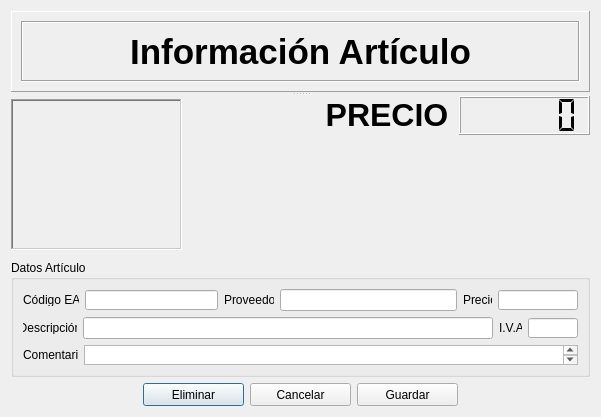
<?xml version="1.0" encoding="UTF-8"?>
<ui version="4.0">
 <class>DialogModificarArticuloProveedor</class>
 <widget class="QDialog" name="DialogModificarArticuloProveedor">
  <property name="geometry">
   <rect>
    <x>0</x>
    <y>0</y>
    <width>601</width>
    <height>417</height>
   </rect>
  </property>
  <property name="sizePolicy">
   <sizepolicy hsizetype="Fixed" vsizetype="Fixed">
    <horstretch>0</horstretch>
    <verstretch>0</verstretch>
   </sizepolicy>
  </property>
  <property name="minimumSize">
   <size>
    <width>601</width>
    <height>417</height>
   </size>
  </property>
  <property name="maximumSize">
   <size>
    <width>601</width>
    <height>417</height>
   </size>
  </property>
  <property name="windowTitle">
   <string>Dialog</string>
  </property>
  <layout class="QGridLayout" name="gridLayout_2">
   <item row="0" column="0">
    <layout class="QVBoxLayout" name="verticalLayout_7">
     <item>
      <layout class="QVBoxLayout" name="verticalLayout_5">
       <item>
        <widget class="QSplitter" name="splitter">
         <property name="orientation">
          <enum>Qt::Vertical</enum>
         </property>
         <widget class="QFrame" name="frame_4">
          <property name="minimumSize">
           <size>
            <width>0</width>
            <height>81</height>
           </size>
          </property>
          <property name="maximumSize">
           <size>
            <width>16777215</width>
            <height>81</height>
           </size>
          </property>
          <property name="frameShape">
           <enum>QFrame::Panel</enum>
          </property>
          <property name="frameShadow">
           <enum>QFrame::Raised</enum>
          </property>
          <layout class="QVBoxLayout" name="verticalLayout_2">
           <item>
            <widget class="QFrame" name="frame_3">
             <property name="frameShape">
              <enum>QFrame::Box</enum>
             </property>
             <property name="frameShadow">
              <enum>QFrame::Sunken</enum>
             </property>
             <layout class="QVBoxLayout" name="verticalLayout_3">
              <item>
               <widget class="QLabel" name="label_2">
                <property name="text">
                 <string>&lt;!DOCTYPE HTML PUBLIC &quot;-//W3C//DTD HTML 4.0//EN&quot; &quot;http://www.w3.org/TR/REC-html40/strict.dtd&quot;&gt;
&lt;html&gt;&lt;head&gt;&lt;meta name=&quot;qrichtext&quot; content=&quot;1&quot; /&gt;&lt;style type=&quot;text/css&quot;&gt;
p, li { white-space: pre-wrap; }
&lt;/style&gt;&lt;/head&gt;&lt;body style=&quot; font-family:'MS Shell Dlg 2'; font-size:8.25pt; font-weight:400; font-style:normal;&quot;&gt;
&lt;p align=&quot;center&quot; style=&quot; margin-top:0px; margin-bottom:0px; margin-left:0px; margin-right:0px; -qt-block-indent:0; text-indent:0px;&quot;&gt;&lt;span style=&quot; font-size:26pt; font-weight:600;&quot;&gt;Información Artículo&lt;/span&gt;&lt;/p&gt;&lt;/body&gt;&lt;/html&gt;</string>
                </property>
               </widget>
              </item>
             </layout>
            </widget>
           </item>
          </layout>
         </widget>
         <widget class="QWidget" name="">
          <layout class="QHBoxLayout" name="horizontalLayout_11">
           <item>
            <widget class="QLabel" name="lbImagen">
             <property name="minimumSize">
              <size>
               <width>171</width>
               <height>151</height>
              </size>
             </property>
             <property name="maximumSize">
              <size>
               <width>171</width>
               <height>151</height>
              </size>
             </property>
             <property name="frameShape">
              <enum>QFrame::WinPanel</enum>
             </property>
             <property name="frameShadow">
              <enum>QFrame::Sunken</enum>
             </property>
             <property name="text">
              <string/>
             </property>
             <property name="pixmap">
              <pixmap resource="fuentes.qrc">:/imagenes/noimagen.png</pixmap>
             </property>
             <property name="scaledContents">
              <bool>true</bool>
             </property>
            </widget>
           </item>
           <item>
            <spacer name="horizontalSpacer_3">
             <property name="orientation">
              <enum>Qt::Horizontal</enum>
             </property>
             <property name="sizeHint" stdset="0">
              <size>
               <width>40</width>
               <height>20</height>
              </size>
             </property>
            </spacer>
           </item>
           <item>
            <layout class="QVBoxLayout" name="verticalLayout_6">
             <item>
              <layout class="QHBoxLayout" name="horizontalLayout_10">
               <item>
                <widget class="QLabel" name="label_3">
                 <property name="sizePolicy">
                  <sizepolicy hsizetype="Fixed" vsizetype="Fixed">
                   <horstretch>0</horstretch>
                   <verstretch>0</verstretch>
                  </sizepolicy>
                 </property>
                 <property name="minimumSize">
                  <size>
                   <width>132</width>
                   <height>39</height>
                  </size>
                 </property>
                 <property name="maximumSize">
                  <size>
                   <width>11111</width>
                   <height>1111</height>
                  </size>
                 </property>
                 <property name="text">
                  <string>&lt;!DOCTYPE HTML PUBLIC &quot;-//W3C//DTD HTML 4.0//EN&quot; &quot;http://www.w3.org/TR/REC-html40/strict.dtd&quot;&gt;
&lt;html&gt;&lt;head&gt;&lt;meta name=&quot;qrichtext&quot; content=&quot;1&quot; /&gt;&lt;style type=&quot;text/css&quot;&gt;
p, li { white-space: pre-wrap; }
&lt;/style&gt;&lt;/head&gt;&lt;body style=&quot; font-family:'MS Shell Dlg 2'; font-size:8.25pt; font-weight:400; font-style:normal;&quot;&gt;
&lt;p align=&quot;center&quot; style=&quot; margin-top:0px; margin-bottom:0px; margin-left:0px; margin-right:0px; -qt-block-indent:0; text-indent:0px;&quot;&gt;&lt;span style=&quot; font-size:24pt; font-weight:600;&quot;&gt;PRECIO&lt;/span&gt;&lt;/p&gt;&lt;/body&gt;&lt;/html&gt;</string>
                 </property>
                </widget>
               </item>
               <item>
                <widget class="QLCDNumber" name="lcdPrecio">
                 <property name="sizePolicy">
                  <sizepolicy hsizetype="Fixed" vsizetype="Fixed">
                   <horstretch>0</horstretch>
                   <verstretch>0</verstretch>
                  </sizepolicy>
                 </property>
                 <property name="minimumSize">
                  <size>
                   <width>131</width>
                   <height>39</height>
                  </size>
                 </property>
                 <property name="maximumSize">
                  <size>
                   <width>131</width>
                   <height>39</height>
                  </size>
                 </property>
                 <property name="autoFillBackground">
                  <bool>false</bool>
                 </property>
                 <property name="smallDecimalPoint">
                  <bool>true</bool>
                 </property>
                 <property name="segmentStyle">
                  <enum>QLCDNumber::Flat</enum>
                 </property>
                 <property name="value" stdset="0">
                  <double>0.000000000000000</double>
                 </property>
                </widget>
               </item>
              </layout>
             </item>
             <item>
              <spacer name="verticalSpacer">
               <property name="orientation">
                <enum>Qt::Vertical</enum>
               </property>
               <property name="sizeHint" stdset="0">
                <size>
                 <width>20</width>
                 <height>40</height>
                </size>
               </property>
              </spacer>
             </item>
            </layout>
           </item>
          </layout>
         </widget>
        </widget>
       </item>
       <item>
        <widget class="QGroupBox" name="groupBox">
         <property name="minimumSize">
          <size>
           <width>0</width>
           <height>0</height>
          </size>
         </property>
         <property name="maximumSize">
          <size>
           <width>16777215</width>
           <height>16777215</height>
          </size>
         </property>
         <property name="title">
          <string>Datos Artículo</string>
         </property>
         <layout class="QGridLayout" name="gridLayout">
          <item row="0" column="0">
           <layout class="QVBoxLayout" name="verticalLayout">
            <item>
             <layout class="QVBoxLayout" name="verticalLayout_4">
              <item>
               <layout class="QHBoxLayout" name="horizontalLayout_6">
                <item>
                 <layout class="QHBoxLayout" name="horizontalLayout_5">
                  <item>
                   <widget class="QLabel" name="label_10">
                    <property name="sizePolicy">
                     <sizepolicy hsizetype="Fixed" vsizetype="Fixed">
                      <horstretch>0</horstretch>
                      <verstretch>0</verstretch>
                     </sizepolicy>
                    </property>
                    <property name="minimumSize">
                     <size>
                      <width>56</width>
                      <height>13</height>
                     </size>
                    </property>
                    <property name="maximumSize">
                     <size>
                      <width>56</width>
                      <height>13</height>
                     </size>
                    </property>
                    <property name="text">
                     <string>Código EAN</string>
                    </property>
                   </widget>
                  </item>
                  <item>
                   <widget class="QLineEdit" name="leCodigoEAN">
                    <property name="sizePolicy">
                     <sizepolicy hsizetype="Fixed" vsizetype="Fixed">
                      <horstretch>0</horstretch>
                      <verstretch>0</verstretch>
                     </sizepolicy>
                    </property>
                    <property name="minimumSize">
                     <size>
                      <width>133</width>
                      <height>20</height>
                     </size>
                    </property>
                    <property name="maximumSize">
                     <size>
                      <width>133</width>
                      <height>20</height>
                     </size>
                    </property>
                    <property name="text">
                     <string/>
                    </property>
                    <property name="maxLength">
                     <number>20</number>
                    </property>
                   </widget>
                  </item>
                 </layout>
                </item>
                <item>
                 <layout class="QHBoxLayout" name="horizontalLayout_2">
                  <item>
                   <widget class="QLabel" name="label">
                    <property name="sizePolicy">
                     <sizepolicy hsizetype="Preferred" vsizetype="Preferred">
                      <horstretch>0</horstretch>
                      <verstretch>0</verstretch>
                     </sizepolicy>
                    </property>
                    <property name="minimumSize">
                     <size>
                      <width>50</width>
                      <height>13</height>
                     </size>
                    </property>
                    <property name="maximumSize">
                     <size>
                      <width>50</width>
                      <height>13</height>
                     </size>
                    </property>
                    <property name="text">
                     <string>Proveedor</string>
                    </property>
                   </widget>
                  </item>
                  <item>
                   <widget class="QLineEdit" name="leProveedor">
                    <property name="maxLength">
                     <number>50</number>
                    </property>
                   </widget>
                  </item>
                 </layout>
                </item>
                <item>
                 <layout class="QHBoxLayout" name="horizontalLayout_3">
                  <item>
                   <widget class="QLabel" name="label_5">
                    <property name="sizePolicy">
                     <sizepolicy hsizetype="Fixed" vsizetype="Fixed">
                      <horstretch>0</horstretch>
                      <verstretch>0</verstretch>
                     </sizepolicy>
                    </property>
                    <property name="minimumSize">
                     <size>
                      <width>29</width>
                      <height>13</height>
                     </size>
                    </property>
                    <property name="maximumSize">
                     <size>
                      <width>29</width>
                      <height>13</height>
                     </size>
                    </property>
                    <property name="text">
                     <string>Precio</string>
                    </property>
                   </widget>
                  </item>
                  <item>
                   <widget class="QLineEdit" name="lePrecio">
                    <property name="sizePolicy">
                     <sizepolicy hsizetype="Fixed" vsizetype="Fixed">
                      <horstretch>0</horstretch>
                      <verstretch>0</verstretch>
                     </sizepolicy>
                    </property>
                    <property name="minimumSize">
                     <size>
                      <width>80</width>
                      <height>20</height>
                     </size>
                    </property>
                    <property name="maximumSize">
                     <size>
                      <width>80</width>
                      <height>20</height>
                     </size>
                    </property>
                    <property name="maxLength">
                     <number>10</number>
                    </property>
                   </widget>
                  </item>
                 </layout>
                </item>
               </layout>
              </item>
              <item>
               <layout class="QHBoxLayout" name="horizontalLayout_9">
                <item>
                 <layout class="QHBoxLayout" name="horizontalLayout_8">
                  <item>
                   <widget class="QLabel" name="label_4">
                    <property name="minimumSize">
                     <size>
                      <width>54</width>
                      <height>13</height>
                     </size>
                    </property>
                    <property name="maximumSize">
                     <size>
                      <width>54</width>
                      <height>13</height>
                     </size>
                    </property>
                    <property name="text">
                     <string>Descripción</string>
                    </property>
                    <property name="alignment">
                     <set>Qt::AlignCenter</set>
                    </property>
                   </widget>
                  </item>
                  <item>
                   <widget class="QLineEdit" name="leDescripcion">
                    <property name="maxLength">
                     <number>200</number>
                    </property>
                   </widget>
                  </item>
                 </layout>
                </item>
                <item>
                 <layout class="QHBoxLayout" name="horizontalLayout_7">
                  <item>
                   <widget class="QLabel" name="label_7">
                    <property name="minimumSize">
                     <size>
                      <width>23</width>
                      <height>13</height>
                     </size>
                    </property>
                    <property name="maximumSize">
                     <size>
                      <width>23</width>
                      <height>13</height>
                     </size>
                    </property>
                    <property name="text">
                     <string>I.V.A</string>
                    </property>
                   </widget>
                  </item>
                  <item>
                   <widget class="QLineEdit" name="leIVA">
                    <property name="sizePolicy">
                     <sizepolicy hsizetype="Fixed" vsizetype="Fixed">
                      <horstretch>0</horstretch>
                      <verstretch>0</verstretch>
                     </sizepolicy>
                    </property>
                    <property name="minimumSize">
                     <size>
                      <width>50</width>
                      <height>20</height>
                     </size>
                    </property>
                    <property name="maximumSize">
                     <size>
                      <width>50</width>
                      <height>20</height>
                     </size>
                    </property>
                    <property name="maxLength">
                     <number>3</number>
                    </property>
                   </widget>
                  </item>
                 </layout>
                </item>
               </layout>
              </item>
             </layout>
            </item>
            <item>
             <layout class="QHBoxLayout" name="horizontalLayout_4">
              <item>
               <widget class="QLabel" name="label_9">
                <property name="sizePolicy">
                 <sizepolicy hsizetype="Fixed" vsizetype="Fixed">
                  <horstretch>0</horstretch>
                  <verstretch>0</verstretch>
                 </sizepolicy>
                </property>
                <property name="minimumSize">
                 <size>
                  <width>55</width>
                  <height>13</height>
                 </size>
                </property>
                <property name="maximumSize">
                 <size>
                  <width>55</width>
                  <height>13</height>
                 </size>
                </property>
                <property name="text">
                 <string>Comentario</string>
                </property>
               </widget>
              </item>
              <item>
               <widget class="QTextEdit" name="teComentario">
                <property name="sizePolicy">
                 <sizepolicy hsizetype="Expanding" vsizetype="Fixed">
                  <horstretch>0</horstretch>
                  <verstretch>0</verstretch>
                 </sizepolicy>
                </property>
                <property name="minimumSize">
                 <size>
                  <width>0</width>
                  <height>20</height>
                 </size>
                </property>
                <property name="maximumSize">
                 <size>
                  <width>16777215</width>
                  <height>20</height>
                 </size>
                </property>
                <property name="html">
                 <string>&lt;!DOCTYPE HTML PUBLIC &quot;-//W3C//DTD HTML 4.0//EN&quot; &quot;http://www.w3.org/TR/REC-html40/strict.dtd&quot;&gt;
&lt;html&gt;&lt;head&gt;&lt;meta name=&quot;qrichtext&quot; content=&quot;1&quot; /&gt;&lt;style type=&quot;text/css&quot;&gt;
p, li { white-space: pre-wrap; }
&lt;/style&gt;&lt;/head&gt;&lt;body style=&quot; font-family:'MS Shell Dlg 2'; font-size:8.25pt; font-weight:400; font-style:normal;&quot;&gt;
&lt;p style=&quot;-qt-paragraph-type:empty; margin-top:0px; margin-bottom:0px; margin-left:0px; margin-right:0px; -qt-block-indent:0; text-indent:0px; font-size:8pt;&quot;&gt;&lt;/p&gt;&lt;/body&gt;&lt;/html&gt;</string>
                </property>
               </widget>
              </item>
             </layout>
            </item>
           </layout>
          </item>
         </layout>
        </widget>
       </item>
      </layout>
     </item>
     <item>
      <layout class="QHBoxLayout" name="horizontalLayout">
       <item>
        <spacer name="horizontalSpacer">
         <property name="orientation">
          <enum>Qt::Horizontal</enum>
         </property>
         <property name="sizeHint" stdset="0">
          <size>
           <width>40</width>
           <height>20</height>
          </size>
         </property>
        </spacer>
       </item>
       <item>
        <widget class="QPushButton" name="pbEliminar">
         <property name="minimumSize">
          <size>
           <width>101</width>
           <height>23</height>
          </size>
         </property>
         <property name="maximumSize">
          <size>
           <width>101</width>
           <height>23</height>
          </size>
         </property>
         <property name="text">
          <string>Eliminar</string>
         </property>
        </widget>
       </item>
       <item>
        <widget class="QPushButton" name="pbCancelar">
         <property name="minimumSize">
          <size>
           <width>101</width>
           <height>23</height>
          </size>
         </property>
         <property name="maximumSize">
          <size>
           <width>101</width>
           <height>23</height>
          </size>
         </property>
         <property name="text">
          <string>Cancelar</string>
         </property>
        </widget>
       </item>
       <item>
        <widget class="QPushButton" name="pbGuardar">
         <property name="minimumSize">
          <size>
           <width>101</width>
           <height>23</height>
          </size>
         </property>
         <property name="maximumSize">
          <size>
           <width>101</width>
           <height>23</height>
          </size>
         </property>
         <property name="text">
          <string>Guardar</string>
         </property>
        </widget>
       </item>
       <item>
        <spacer name="horizontalSpacer_2">
         <property name="orientation">
          <enum>Qt::Horizontal</enum>
         </property>
         <property name="sizeHint" stdset="0">
          <size>
           <width>40</width>
           <height>20</height>
          </size>
         </property>
        </spacer>
       </item>
      </layout>
     </item>
    </layout>
   </item>
  </layout>
 </widget>
 <resources>
  <include location="fuentes.qrc"/>
 </resources>
 <connections>
  <connection>
   <sender>lePrecio</sender>
   <signal>textEdited(QString)</signal>
   <receiver>lcdPrecio</receiver>
   <slot>display(QString)</slot>
   <hints>
    <hint type="sourcelabel">
     <x>158</x>
     <y>435</y>
    </hint>
    <hint type="destinationlabel">
     <x>720</x>
     <y>130</y>
    </hint>
   </hints>
  </connection>
  <connection>
   <sender>lePrecio</sender>
   <signal>textChanged(QString)</signal>
   <receiver>lcdPrecio</receiver>
   <slot>display(QString)</slot>
   <hints>
    <hint type="sourcelabel">
     <x>177</x>
     <y>422</y>
    </hint>
    <hint type="destinationlabel">
     <x>674</x>
     <y>133</y>
    </hint>
   </hints>
  </connection>
 </connections>
</ui>
